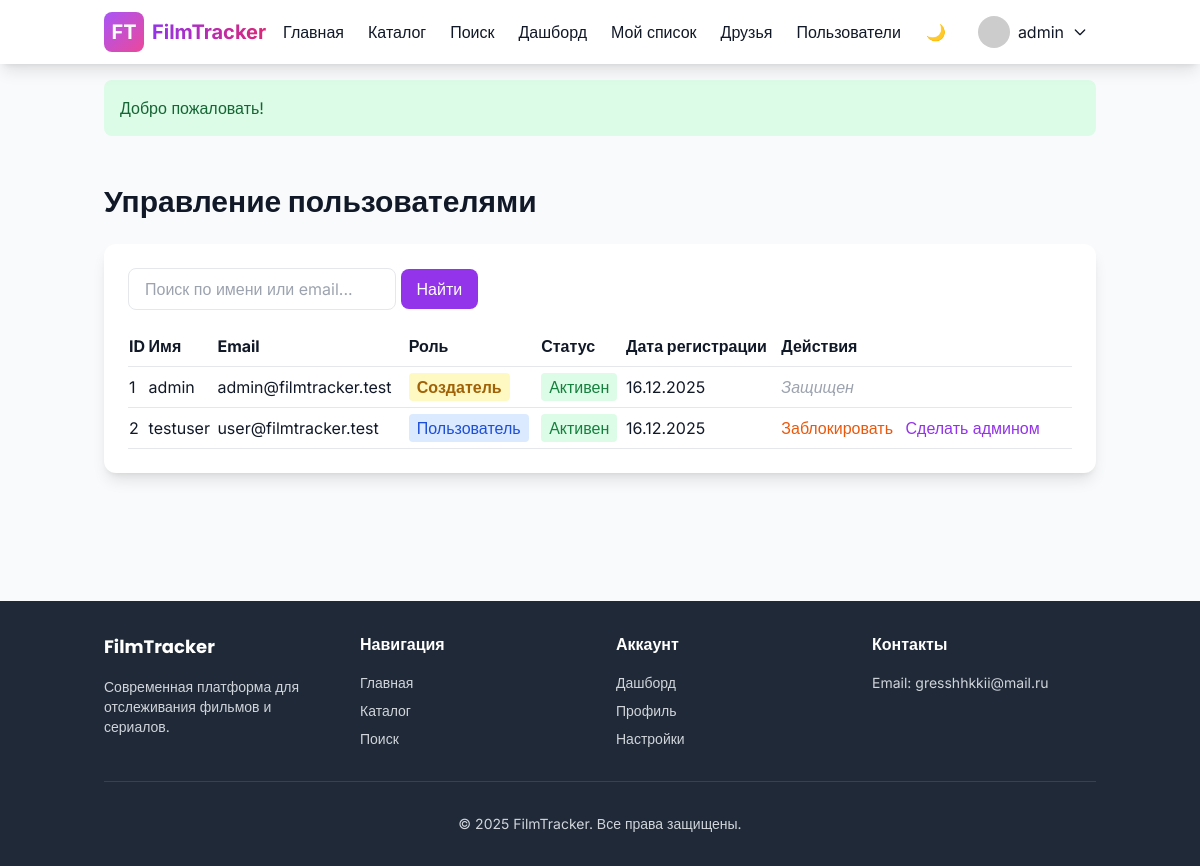
Page /admin/users (signed in) on the committed database.
### tables this page shows
CREATE TABLE IF NOT EXISTS `users` (
    `id` INT UNSIGNED NOT NULL AUTO_INCREMENT,
    `username` VARCHAR(50) NOT NULL UNIQUE,
    `email` VARCHAR(255) NOT NULL UNIQUE,
    `password_hash` VARCHAR(255) NOT NULL,
    `avatar` VARCHAR(255) DEFAULT NULL,
    `role` ENUM('admin', 'user') DEFAULT 'user',
    `email_verified` TINYINT(1) DEFAULT 0,
    `language` VARCHAR(10) DEFAULT 'ru',
    `theme` ENUM('dark', 'light') DEFAULT 'dark',
    `created_at` TIMESTAMP DEFAULT CURRENT_TIMESTAMP,
    `updated_at` TIMESTAMP DEFAULT CURRENT_TIMESTAMP ON UPDATE CURRENT_TIMESTAMP,
    `last_login` TIMESTAMP NULL DEFAULT NULL,
    `is_banned` TINYINT(1) DEFAULT 0,
    PRIMARY KEY (`id`),
    INDEX `idx_email` (`email`),
    INDEX `idx_username` (`username`),
    INDEX `idx_role` (`role`)
);

### includes/functions.php (called while the page is built, shortened)
<?php
function e($string) {
    return htmlspecialchars($string, ENT_QUOTES, 'UTF-8');
}
function formatDate($date, $format = 'd.m.Y') {
    $timestamp = is_numeric($date) ? $date : strtotime($date);
    return date($format, $timestamp);
}

### includes/database.php (called while the page is built, shortened)
<?php
class Database {
    private static $instance = null;
    private $connection;
    private function __construct() {
        try {
            $dsn = "mysql:host=" . DB_HOST . ";dbname=" . DB_NAME . ";charset=" . DB_CHARSET;
            $options = [
                PDO::ATTR_ERRMODE => PDO::ERRMODE_EXCEPTION,
                PDO::ATTR_DEFAULT_FETCH_MODE => PDO::FETCH_ASSOC,
                PDO::ATTR_EMULATE_PREPARES => false,
                PDO::MYSQL_ATTR_INIT_COMMAND => "SET NAMES " . DB_CHARSET
            ];
            $this->connection = new PDO($dsn, DB_USER, DB_PASS, $options);
        } catch (PDOException $e) {
            if (DEBUG_MODE) {
                die("Ошибка подключения к базе данных: " . $e->getMessage());
            } else {
                die("Ошибка подключения к базе данных. Обратитесь к администратору.");
            }
        }
    }
    public static function getInstance() {
        if (self::$instance === null) {
            self::$instance = new self();
        }
        return self::$instance;
    }
    public function query($sql, $params = []) {
        try {
            $stmt = $this->connection->prepare($sql);
            $result = $stmt->execute($params);
            return $stmt;
        } catch (PDOException $e) {
            if (DEBUG_MODE) {
                error_log("SQL Error: " . $e->getMessage() . " | Query: " . $sql . " | Params: " . print_r($params, true));
            }
            throw $e;
        }
    }
    public function fetchAll($sql, $params = []) {
        $stmt = $this->query($sql, $params);
        return $stmt->fetchAll();
    }
}

### pages/admin/users.php (the view, shortened to what this page needs)
<?php
$db = Database::getInstance();
$page = max(1, intval($_GET['page'] ?? 1));
$limit = ADMIN_ITEMS_PER_PAGE;
$offset = ($page - 1) * $limit;
$search = $_GET['search'] ?? '';
$where = [];
$params = [];
$where_sql = !empty($where) ? "WHERE " . implode(" AND ", $where) : "";
$users_list = $db->fetchAll(
    "SELECT * FROM users $where_sql ORDER BY created_at DESC LIMIT ? OFFSET ?",
    array_merge($params, [$limit, $offset])
);
?>
<div class="mb-8">
    <h1 class="text-3xl font-bold mb-6">Управление пользователями</h1>
    <div class="bg-white dark:bg-gray-800 rounded-xl shadow-lg p-6">
        <form method="GET" class="mb-4">
            <input type="text" name="search" value="<?php echo e($search); ?>" placeholder="Поиск по имени или email..." class="px-4 py-2 border rounded-lg dark:bg-gray-700">
            <button type="submit" class="px-4 py-2 bg-purple-600 text-white rounded-lg">Найти</button>
        </form>
        <div class="overflow-x-auto">
            <table class="w-full">
                <thead>
                    <tr class="border-b">
                        <th class="text-left py-2">ID</th>
                        <th class="text-left py-2">Имя</th>
                        <th class="text-left py-2">Email</th>
                        <th class="text-left py-2">Роль</th>
                        <th class="text-left py-2">Статус</th>
                        <th class="text-left py-2">Дата регистрации</th>
                        <th class="text-left py-2">Действия</th>
                    </tr>
                </thead>
                <tbody>
                    <?php foreach ($users_list as $user): ?>
                        <tr class="border-b">
                            <td class="py-2"><?php echo $user['id']; ?></td>
                            <td class="py-2"><?php echo e($user['username']); ?></td>
                            <td class="py-2"><?php echo e($user['email']); ?></td>
                            <td class="py-2">
                                <?php if ($user['username'] === 'admin'): ?>
                                    <span class="px-2 py-1 rounded bg-yellow-100 text-yellow-700 font-bold">
                                        Создатель
                                    </span>
                                <?php else: ?>
                                    <span class="px-2 py-1 rounded <?php echo $user['role'] === 'admin' ? 'bg-red-100 text-red-700' : 'bg-blue-100 text-blue-700'; ?>">
                                        <?php echo $user['role'] === 'admin' ? 'Админ' : 'Пользователь'; ?>
                                    </span>
                                <?php endif; ?>
                            </td>
                            <td class="py-2">
                                <?php if ($user['is_banned']): ?>
                                    <span class="px-2 py-1 bg-red-100 text-red-700 rounded">Заблокирован</span>
                                <?php else: ?>
                                    <span class="px-2 py-1 bg-green-100 text-green-700 rounded">Активен</span>
                                <?php endif; ?>
                            </td>
                            <td class="py-2"><?php echo formatDate($user['created_at']); ?></td>
                            <td class="py-2">
                                <?php if ($user['username'] === 'admin'): ?>
                                    <span class="text-gray-400 italic">Защищен</span>
                                <?php else: ?>
                                    <a href="<?php echo BASE_URL; ?>/admin/users?action=toggle-ban&id=<?php echo $user['id']; ?>"
                                       onclick="return confirm('<?php echo $user['is_banned'] ? 'Разблокировать' : 'Заблокировать'; ?> пользователя?')"
                                       class="text-orange-600 hover:underline mr-2">
                                        <?php echo $user['is_banned'] ? 'Разблокировать' : 'Заблокировать'; ?>
                                    </a>
                                    <?php if ($user['role'] === 'user'): ?>
                                        <a href="<?php echo BASE_URL; ?>/admin/users?action=change-role&id=<?php echo $user['id']; ?>&role=admin"
                                           onclick="return confirm('Сделать администратором?')"
                                           class="text-purple-600 hover:underline mr-2">Сделать админом</a>
                                    <?php else: ?>
                                        <a href="<?php echo BASE_URL; ?>/admin/users?action=change-role&id=<?php echo $user['id']; ?>&role=user"
                                           onclick="return confirm('Снять с админки? Пользователь станет обычным пользователем.')"
                                           class="text-red-600 hover:underline">Снять с админки</a>
                                    <?php endif; ?>
                                <?php endif; ?>
                            </td>
                        </tr>
                    <?php endforeach; ?>
                </tbody>
            </table>
        </div>
    </div>
</div>

### templates/header.php (style rules this page uses)
html { background-color:#f9fafb }
* { font-family: 'Inter', sans-serif; }
h1, h2, h3, h4, h5, h6 { font-family: 'Poppins', sans-serif; }
* { transition: background-color 0.3s ease, color 0.3s ease, border-color 0.3s ease; }

### rows in the picture
users: id "1", username "admin", email "admin@filmtracker.test", shows "Создатель", is_banned "Активен", created_at "16.12.2025", shows "Защищен"
users: id "2", username "testuser", email "user@filmtracker.test", role "Пользователь", is_banned "Активен", created_at "16.12.2025"

### other values in the picture
$current_user['username'] "admin"
$flash['message'] "Добро пожаловать!"
EMAIL_FROM "gresshhkkii@mail.ru"
